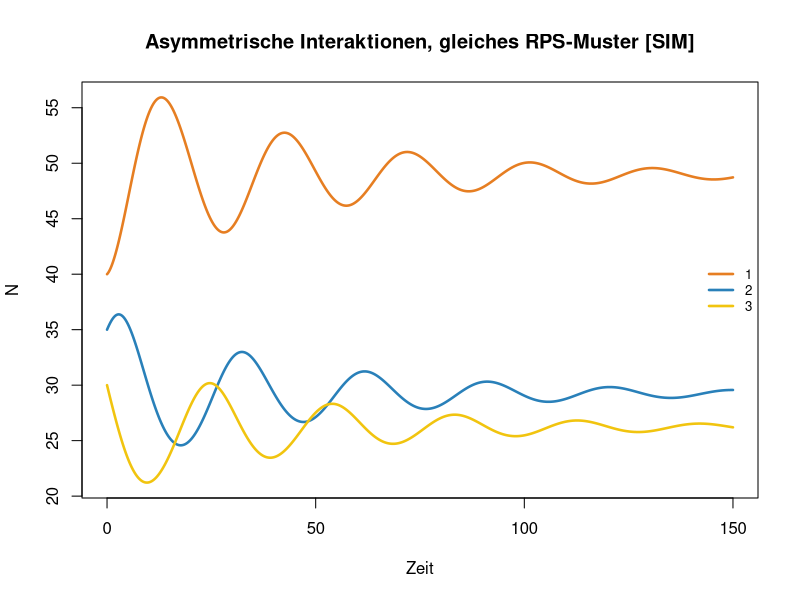
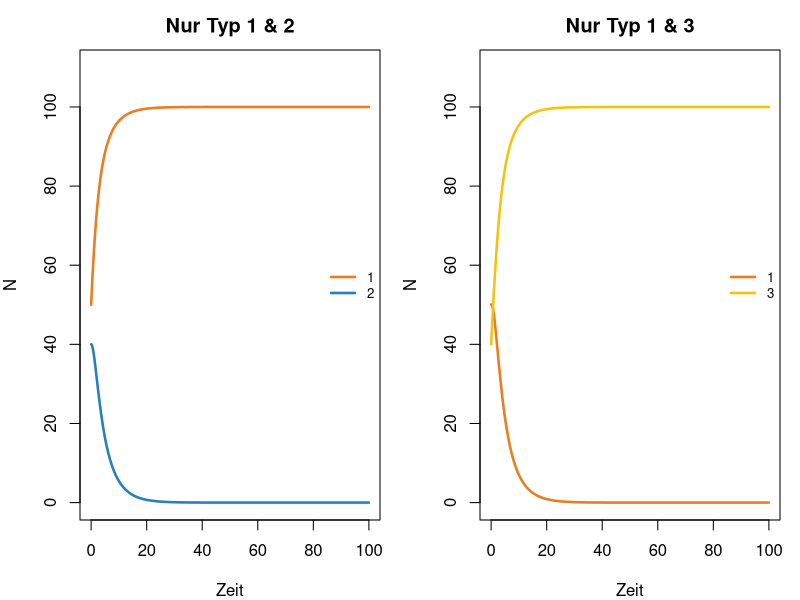
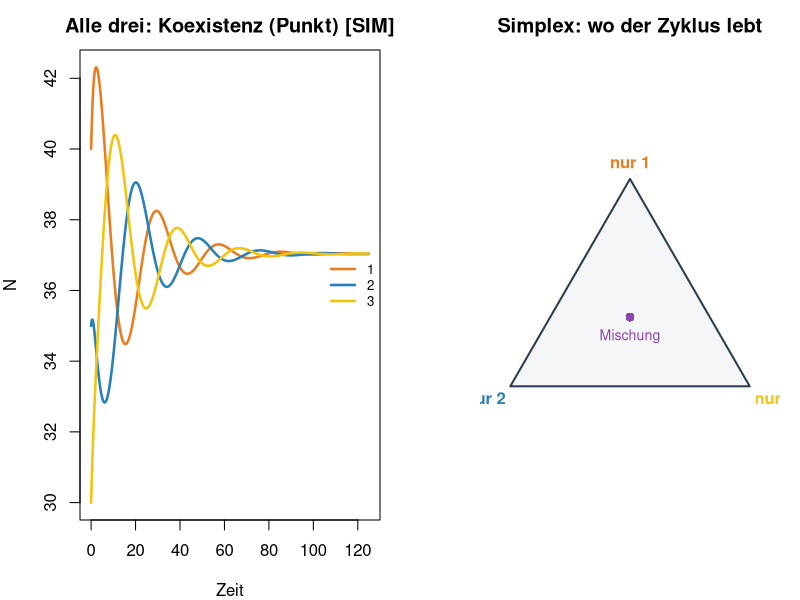
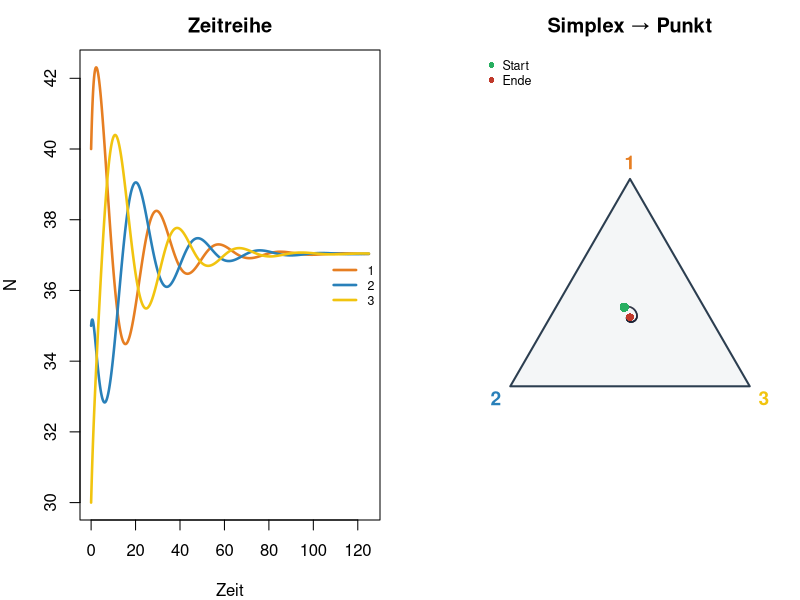
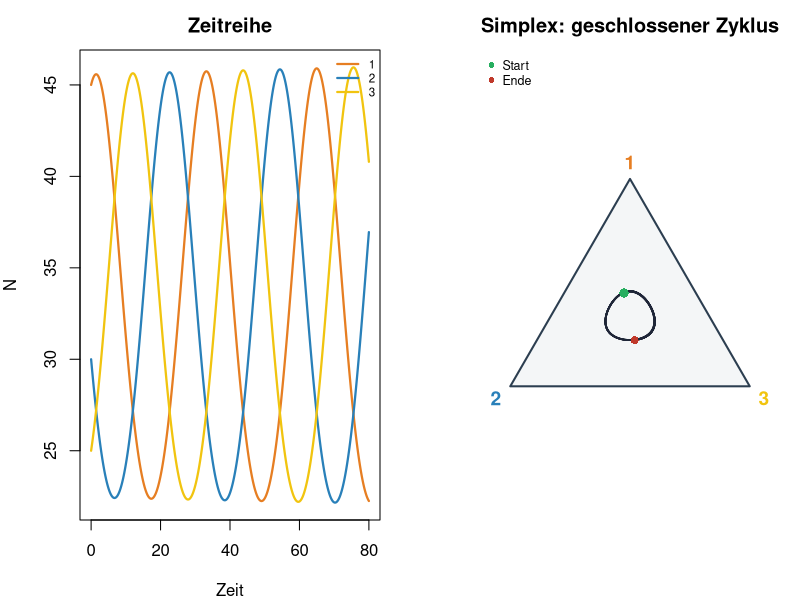
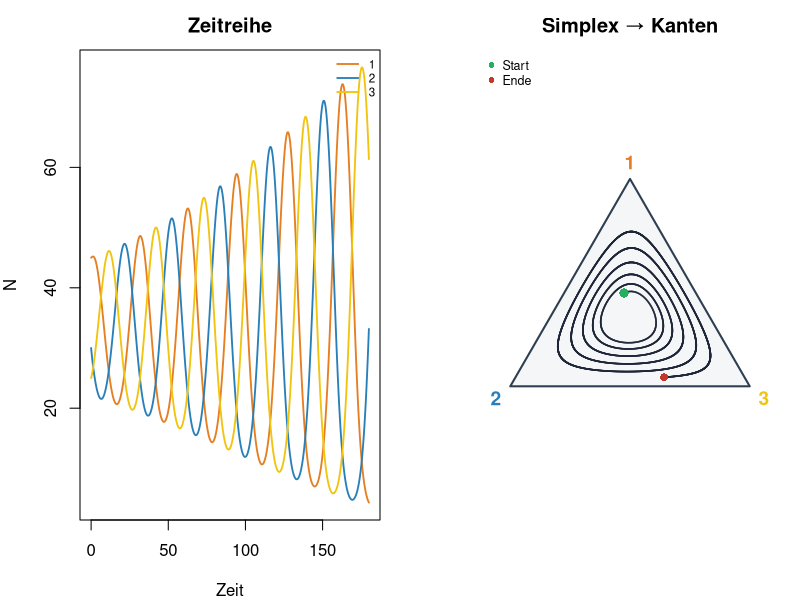
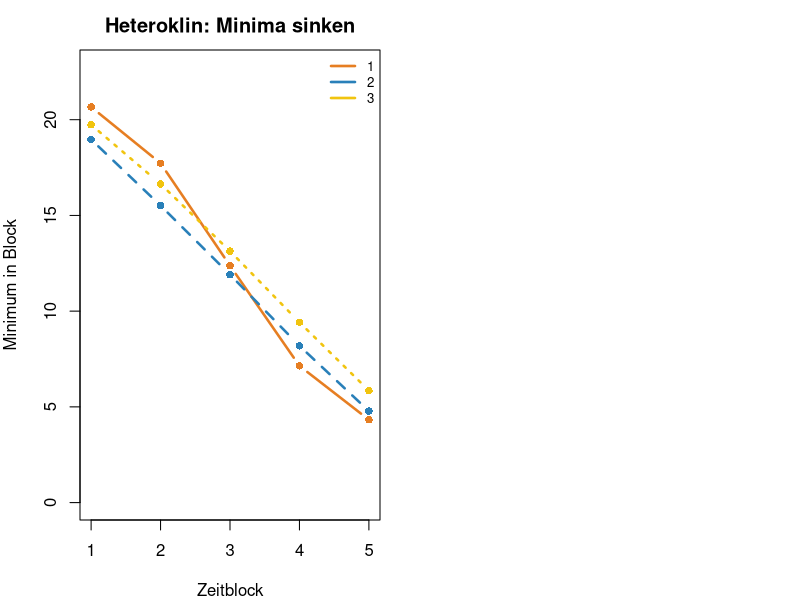
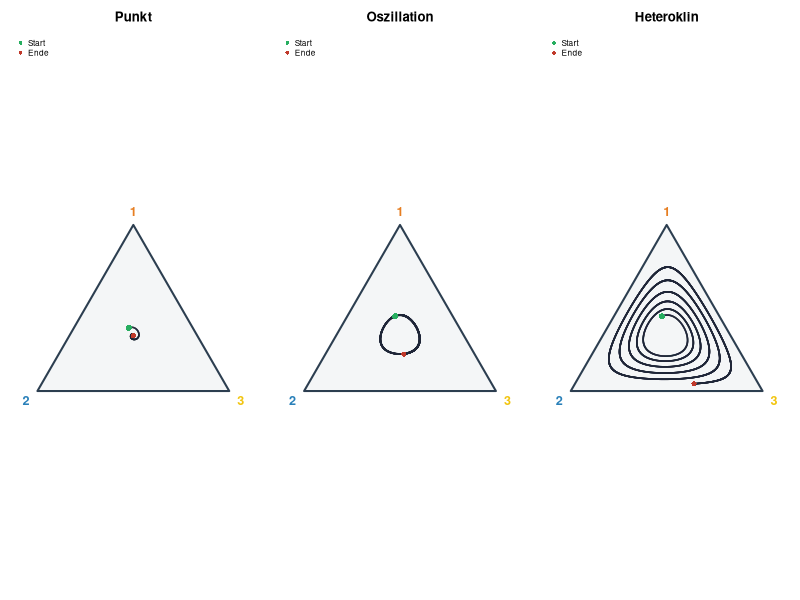

Generate these figures, in order, with R:
## ---- chunk 1
#| fig-height: 3.4
#| fig-width: 8
# Unterschiedliche starke/schwache Werte — gleiches +/- Muster
A_asym <- matrix(c(1, 0.4, 1.5,
                   1.15, 1, 0.55,
                   0.7, 1.35, 1), 3, 3, byrow = TRUE)
next_3lv <- function(N, r, A, K, dt) {
  load <- as.numeric(A %*% N)
  pmax(N + r * N * (1 - load / K) * dt, 0)
}
sim_n <- function(A, N0, T = 2000, dt = 0.05, r = 1, K = 100) {
  n <- length(N0)
  N <- matrix(0, T + 1, n)
  N[1, ] <- N0
  for (t in 1:T) N[t + 1, ] <- next_3lv(N[t, ], r, A, K, dt)
  data.frame(time = 0:T * dt, N)
}
cols <- c("#e67e22", "#2980b9", "#f1c40f")
d_asym <- sim_n(A_asym, c(40, 35, 30), T = 3000)
matplot(d_asym$time, d_asym[, -1], type = "l", lty = 1, lwd = 2.5, col = cols,
        xlab = "Zeit", ylab = "N",
        main = "Asymmetrische Interaktionen, gleiches RPS-Muster [SIM]")
legend("right", c("1", "2", "3"), col = cols, lty = 1, lwd = 2.5, bty = "n", cex = 0.8)
## ---- chunk 2
#| fig-height: 3.5
#| fig-width: 8.5
next_3lv <- function(N, r, A, K, dt) {
  load <- as.numeric(A %*% N)
  pmax(N + r * N * (1 - load / K) * dt, 0)
}
sim_n <- function(A, N0, T = 2000, dt = 0.05, r = 1, K = 100) {
  n <- length(N0)
  N <- matrix(0, T + 1, n)
  N[1, ] <- N0
  for (t in 1:T) N[t + 1, ] <- next_3lv(N[t, ], r, A, K, dt)
  data.frame(time = 0:T * dt, N)
}
# RPS-Matrix, aber nur zwei Typen vorhanden
A_rps <- matrix(c(1, 0.5, 1.2,
                  1.2, 1, 0.5,
                  0.5, 1.2, 1), 3, 3, byrow = TRUE)
cols <- c("#e67e22", "#2980b9", "#f1c40f")
par(mfrow = c(1, 2), mar = c(4, 4, 2.5, 1))
d1 <- sim_n(A_rps[1:2, 1:2], c(50, 40))
matplot(d1$time, d1[, -1], type = "l", lty = 1, lwd = 2.5,
        col = cols[1:2], ylim = c(0, 110), xlab = "Zeit", ylab = "N",
        main = "Nur Typ 1 & 2")
legend("right", c("1", "2"), col = cols[1:2], lty = 1, lwd = 2.5, bty = "n", cex = 0.8)
d2 <- sim_n(A_rps[c(1, 3), c(1, 3)], c(50, 40))
matplot(d2$time, d2[, -1], type = "l", lty = 1, lwd = 2.5,
        col = cols[c(1, 3)], ylim = c(0, 110), xlab = "Zeit", ylab = "N",
        main = "Nur Typ 1 & 3")
legend("right", c("1", "3"), col = cols[c(1, 3)], lty = 1, lwd = 2.5, bty = "n", cex = 0.8)
## ---- chunk 3
#| fig-height: 3.5
#| fig-width: 8
# Punkt-RPS: s+w < 2
A_point <- matrix(c(1, 0.5, 1.2,
                    1.2, 1, 0.5,
                    0.5, 1.2, 1), 3, 3, byrow = TRUE)
d3 <- sim_n(A_point, c(40, 35, 30), T = 2500)
matplot(d3$time, d3[, -1], type = "l", lty = 1, lwd = 2.5, col = cols,
        xlab = "Zeit", ylab = "N",
        main = "Alle drei: Koexistenz (Punkt) [SIM]")
legend("right", c("1", "2", "3"), col = cols, lty = 1, lwd = 2.5, bty = "n", cex = 0.8)
## ---- chunk 4
#| fig-height: 3.6
#| fig-width: 7
to_simplex_xy <- function(N) {
  N <- as.matrix(N)
  s <- pmax(rowSums(N), 1e-12)
  f <- N / s
  v1 <- c(0.5, sqrt(3) / 2); v2 <- c(0, 0); v3 <- c(1, 0)
  cbind(x = f[, 1] * v1[1] + f[, 2] * v2[1] + f[, 3] * v3[1],
        y = f[, 1] * v1[2] + f[, 2] * v2[2] + f[, 3] * v3[2])
}
plot_simplex_traj <- function(df, main = "", fade = TRUE) {
  xy <- to_simplex_xy(df[, -1, drop = FALSE])
  v1 <- c(0.5, sqrt(3) / 2); v2 <- c(0, 0); v3 <- c(1, 0)
  plot(NA, xlim = c(-0.08, 1.08), ylim = c(-0.12, sqrt(3) / 2 + 0.1),
       asp = 1, axes = FALSE, xlab = "", ylab = "", main = main)
  polygon(c(v1[1], v2[1], v3[1]), c(v1[2], v2[2], v3[2]),
          border = "#2c3e50", lwd = 2, col = "#f4f6f7")
  text(v1[1], v1[2] + 0.07, "1", col = cols[1], font = 2, cex = 1.15)
  text(v2[1] - 0.06, v2[2] - 0.05, "2", col = cols[2], font = 2, cex = 1.15)
  text(v3[1] + 0.06, v3[2] - 0.05, "3", col = cols[3], font = 2, cex = 1.15)
  n <- nrow(xy)
  if (fade && n > 40) {
    for (i in seq_len(n - 1)) {
      a <- 0.12 + 0.78 * (i / n)
      segments(xy[i, 1], xy[i, 2], xy[i + 1, 1], xy[i + 1, 2],
               col = rgb(0.12, 0.15, 0.22, a), lwd = 1.6)
    }
  } else {
    lines(xy[, 1], xy[, 2], lwd = 2, col = "#2c3e50")
  }
  points(xy[1, 1], xy[1, 2], pch = 16, col = "#27ae60", cex = 1.25)
  points(xy[n, 1], xy[n, 2], pch = 16, col = "#c0392b", cex = 1.05)
  legend("topleft", c("Start", "Ende"), pch = 16, col = c("#27ae60", "#c0392b"),
         bty = "n", cex = 0.75)
}
# Schema: Ecken + Mitte
plot(NA, xlim = c(-0.08, 1.08), ylim = c(-0.12, sqrt(3) / 2 + 0.1),
     asp = 1, axes = FALSE, xlab = "", ylab = "",
     main = "Simplex: wo der Zyklus lebt")
v1 <- c(0.5, sqrt(3) / 2); v2 <- c(0, 0); v3 <- c(1, 0)
polygon(c(v1[1], v2[1], v3[1]), c(v1[2], v2[2], v3[2]),
        border = "#2c3e50", lwd = 2, col = "#f4f6f7")
text(v1[1], v1[2] + 0.07, "nur 1", col = cols[1], font = 2)
text(v2[1] - 0.02, v2[2] - 0.05, "nur 2", col = cols[2], font = 2, adj = 1)
text(v3[1] + 0.02, v3[2] - 0.05, "nur 3", col = cols[3], font = 2, adj = 0)
mid <- to_simplex_xy(matrix(c(1, 1, 1), 1))
points(mid[1], mid[2], pch = 16, cex = 1.2, col = "#8e44ad")
text(mid[1], mid[2] - 0.08, "Mischung", col = "#8e44ad", cex = 0.85)
## ---- chunk 5
#| fig-height: 3.5
#| fig-width: 9
par(mfrow = c(1, 2), mar = c(4, 4, 2.5, 1))
matplot(d3$time, d3[, -1], type = "l", lty = 1, lwd = 2.5, col = cols,
        xlab = "Zeit", ylab = "N",
        main = "Zeitreihe")
legend("right", c("1", "2", "3"), col = cols, lty = 1, lwd = 2.5, bty = "n", cex = 0.75)
plot_simplex_traj(d3, main = "Simplex → Punkt")
## ---- chunk 6
#| fig-height: 3.5
#| fig-width: 9
A_osc <- matrix(c(1, 0.65, 1.35,
                  1.35, 1, 0.65,
                  0.65, 1.35, 1), 3, 3, byrow = TRUE)
d_osc <- sim_n(A_osc, c(45, 30, 25), T = 4000, dt = 0.02)
par(mfrow = c(1, 2), mar = c(4, 4, 2.5, 1))
matplot(d_osc$time, d_osc[, -1], type = "l", lty = 1, lwd = 2.2, col = cols,
        xlab = "Zeit", ylab = "N",
        main = "Zeitreihe")
legend("topright", c("1", "2", "3"), col = cols, lty = 1, lwd = 2.2, bty = "n", cex = 0.7)
plot_simplex_traj(d_osc, main = "Simplex: geschlossener Zyklus")
## ---- chunk 7
#| fig-height: 3.5
#| fig-width: 9
A_het <- matrix(c(1, 0.65, 1.40,
                  1.40, 1, 0.65,
                  0.65, 1.40, 1), 3, 3, byrow = TRUE)
d_het <- sim_n(A_het, c(45, 30, 25), T = 12000, dt = 0.015)
par(mfrow = c(1, 2), mar = c(4, 4, 2.5, 1))
matplot(d_het$time, d_het[, -1], type = "l", lty = 1, lwd = 1.8, col = cols,
        xlab = "Zeit", ylab = "N",
        main = "Zeitreihe")
legend("topright", c("1", "2", "3"), col = cols, lty = 1, lwd = 1.8, bty = "n", cex = 0.7)
plot_simplex_traj(d_het, main = "Simplex → Kanten")
## ---- chunk 8
#| fig-height: 3.3
#| fig-width: 7.5
z <- d_het[, -1]
nblock <- 5
blen <- floor(nrow(z) / nblock)
mins <- sapply(1:3, function(j) {
  sapply(0:(nblock - 1), function(b) {
    i1 <- b * blen + 1; i2 <- min((b + 1) * blen, nrow(z))
    min(z[i1:i2, j])
  })
})
matplot(1:nblock, mins, type = "b", pch = 16, lwd = 2.5, col = cols,
        xlab = "Zeitblock", ylab = "Minimum in Block",
        main = "Heteroklin: Minima sinken", ylim = c(0, max(mins) * 1.1))
legend("topright", c("1", "2", "3"), col = cols, lty = 1, lwd = 2.5, bty = "n", cex = 0.8)
## ---- chunk 9
#| fig-height: 3.7
#| fig-width: 9.5
par(mfrow = c(1, 3), mar = c(1, 1, 2.5, 1))
plot_simplex_traj(d3, main = "Punkt")
plot_simplex_traj(d_osc, main = "Oszillation")
plot_simplex_traj(d_het, main = "Heteroklin")
